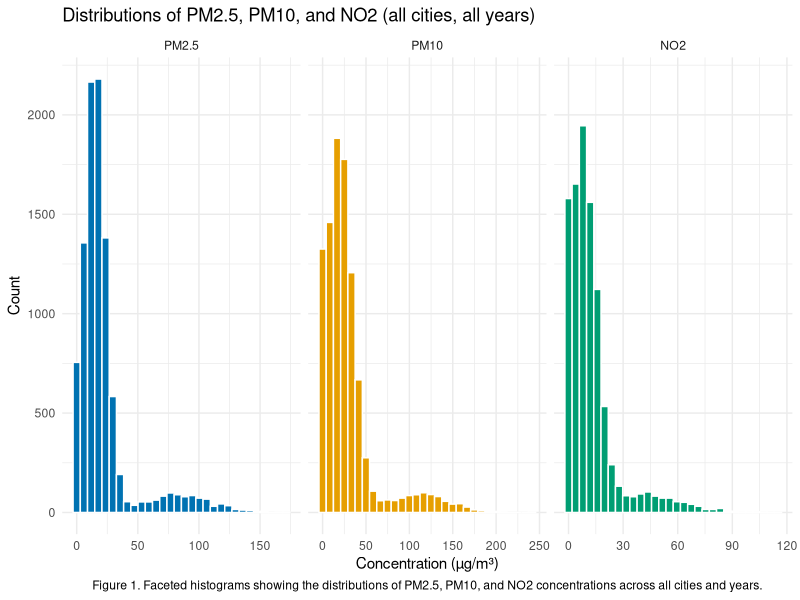
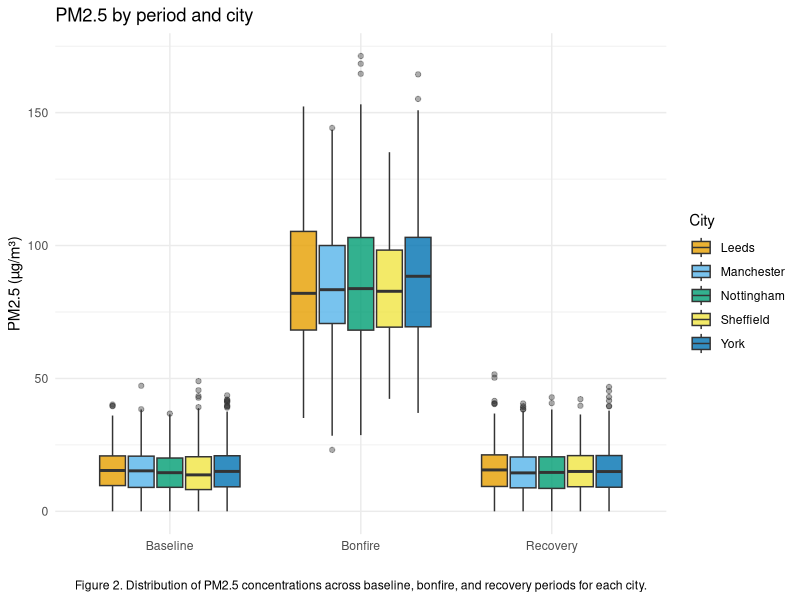
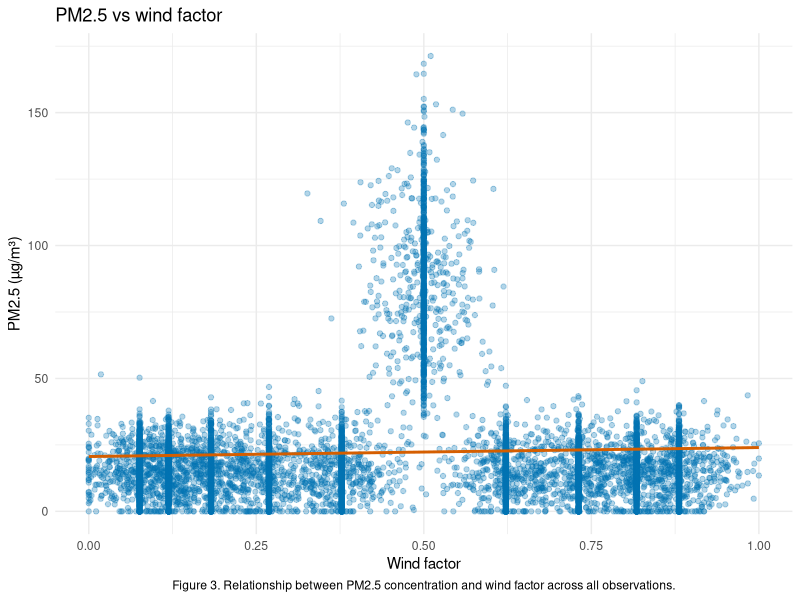
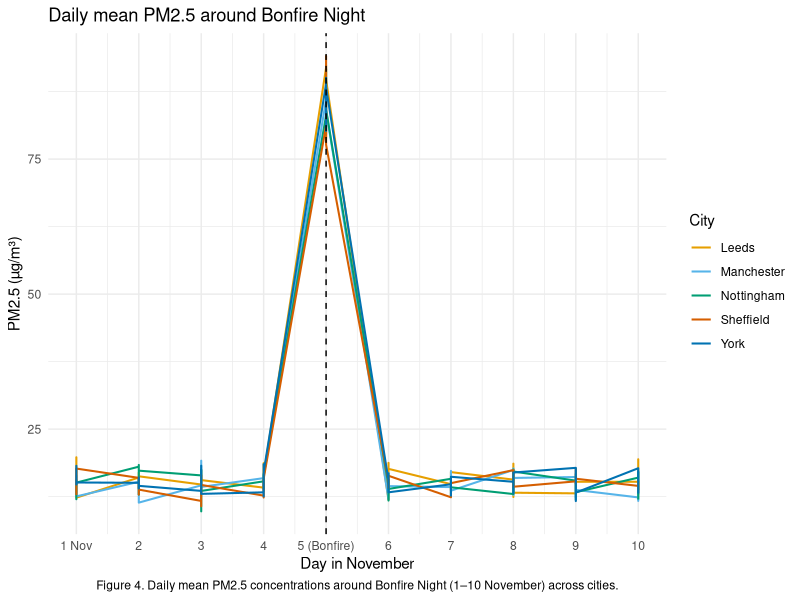
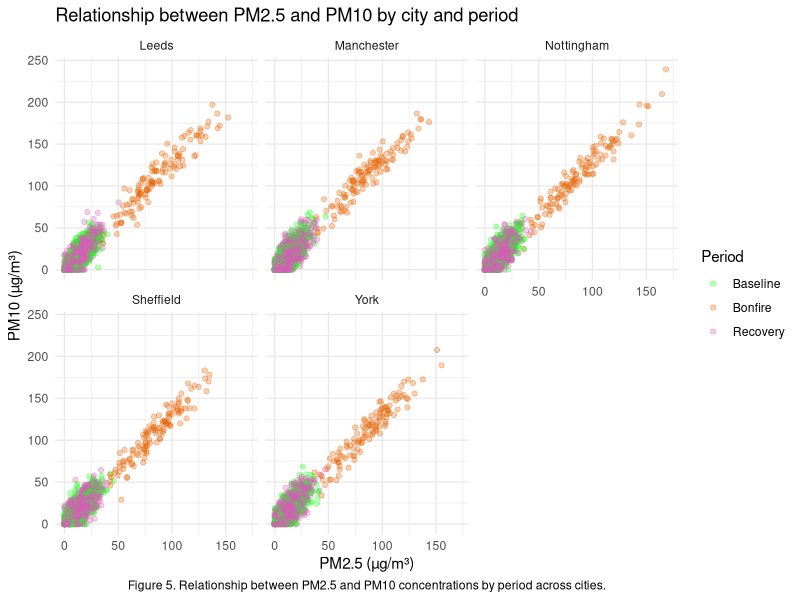
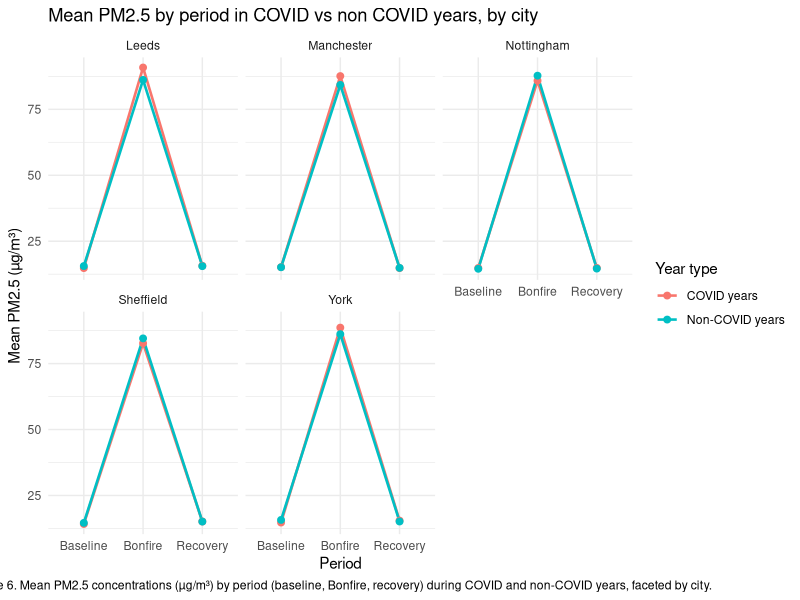
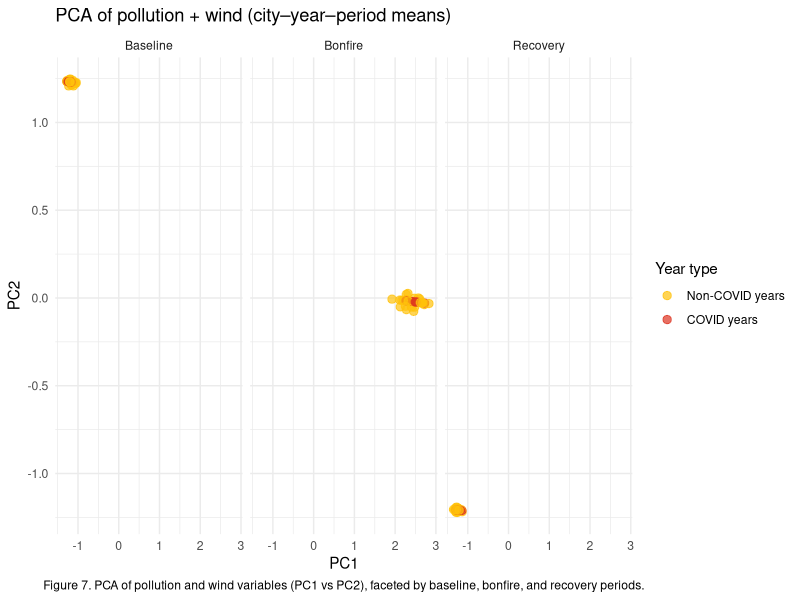

R code for these plots, in order:
#libraries
library(tidyverse)
library(lubridate)
library(ggplot2)
#----------Distribution of PM2.5 PM10 no2(all cities,all years)--------
data <- read_csv("intro_ds.csv") %>%
  mutate(
    date=dmy(date),
    year=year(date),
    no2=pmax(0,no2),
    pm10=pmax(0,pm10),
    pm25=pmax(0,pm25))
# Long format
data_long<-data %>%
  pivot_longer(
    cols =c(pm25,pm10,no2),
    names_to="pollutant",
    values_to="value") %>%mutate(
    pollutant=factor(
      pollutant,
      levels=c("pm25","pm10","no2"),
      labels=c("PM2.5","PM10","NO2")))
#colour blind palettes
colour<- c("PM2.5"="#0072B2", #Brilliant Blue  
         "PM10"="#E69F00",  # saturated Orange 
         "NO2"="#009E73")   #Bluish Green
ggplot(data_long, aes(x=value, fill=pollutant)) +
  geom_histogram(bins=30, colour="white") +
  facet_wrap(~ pollutant, scales="free_x") +
  scale_fill_manual(values=colour,guide="none") +
  labs(
    title="Distributions of PM2.5, PM10, and NO2 (all cities, all years)",
    x="Concentration (µg/m³)",y="Count",
    caption="Figure 1. Faceted histograms showing the distributions of PM2.5, PM10, and NO2 concentrations across all cities and years." ) +
  theme_minimal()+theme(
    plot.caption=element_text(hjust = 0.5))


#--------------------------PM2.5 by period and city-----------------------------------

# Create period variable (Baseline / Bonfire / Recovery)
data<-data %>%
  mutate(
    bonfire_days=as.numeric(date - as.Date(paste0(year, "-11-01"))),
    period=case_when(
      bonfire_days<4  ~ "Baseline",
      bonfire_days==4 ~ "Bonfire",
      bonfire_days>4  ~ "Recovery"))
#Colour blind safe palette for cities
colour2<-c(
  "Leeds"="#E69F00",     #Hot Butter
  "Manchester"="#56B4E9",# sky blue
  "Nottingham"="#009E73",#bluish-green
  "Sheffield"="#F0E442",#warm yellow
  "York"="#0072B2")#Brilliant Blue
#Boxplot chart
ggplot(data, aes(x=period, y=pm25, fill=city)) +
  geom_boxplot(alpha=0.8, outlier.alpha=0.4) +
  scale_fill_manual(values=colour2) +
  labs(
    title="PM2.5 by period and city",
    x="",
    y="PM2.5 (µg/m³)",
    fill="City",
    caption="Figure 2. Distribution of PM2.5 concentrations across baseline, bonfire, and recovery periods for each city.") +
  theme_minimal()+ theme(
    plot.caption=element_text(hjust=0.5))


#-------------------------------PM2.5 vs wind factor---------------------------
pm25_data <- data %>% filter(!is.na(pm25))
ggplot(pm25_data, aes(x=wind_factor, y = pm25)) +
  geom_point(alpha=0.3, colour ="#0072B2") +  #Brilliant Blue
  geom_smooth(method ="lm", se =FALSE, colour="#D55E00") +  #Burnt Orange
  labs(
    title="PM2.5 vs wind factor",
    x="Wind factor",
    y="PM2.5 (µg/m³)",
    caption="Figure 3. Relationship between PM2.5 concentration and wind factor across all observations.") +
  theme_minimal()+ theme(
    plot.caption=element_text(hjust=0.5))


#--------------------Time-series PM2.5 around Bonfire Night---------------------
colour3 <- c(
  "Leeds"="#E69F00",#Hot Butter
  "Manchester"="#56B4E9",#clear blue
  "Nottingham"="#009E73",#Bright Cyan
  "Sheffield"="#D55E00",  # Burnt Orange
  "York"="#0072B2")#bright blue
pm25_daily= data %>%
  group_by(city,year,date) %>%
  summarise(pm25_mean=mean(pm25,na.rm=TRUE), .groups="drop") %>%
  mutate(day_index=as.numeric(date - as.Date(paste0(year,"-11-01"))))
ggplot(pm25_daily, aes(x=day_index, y=pm25_mean, colour=city)) +
  geom_line(linewidth=0.7) +
  geom_vline(xintercept=4, linetype="dashed", colour="black") +#for vertical line
  scale_colour_manual(values=colour3) +
  scale_x_continuous(
    breaks=0:9,
    labels =c("1 Nov","2","3","4","5 (Bonfire)","6","7","8","9","10")) +
  labs(
    title = "Daily mean PM2.5 around Bonfire Night",
    x = "Day in November",
    y = "PM2.5 (µg/m³)",
    colour = "City",
    caption = "Figure 4. Daily mean PM2.5 concentrations around Bonfire Night (1–10 November) across cities.") +
  theme_minimal()+ theme(
    plot.caption = element_text(hjust= 0.5))


#-----------------------PM2.5 vs PM10 by period and city------------------------
data=data %>%
  filter(month(date) == 11,day(date)>=1,day(date)<=10) %>%
  mutate(
    bonfire_days=day(date) - 1,
    period=case_when(
      bonfire_days<4~"Baseline",
      bonfire_days==4~"Bonfire",
      bonfire_days>4~"Recovery"),
    period=factor(period,levels=c("Baseline","Bonfire","Recovery")))
ggplot(data,aes(x= pm25, y =pm10, colour=period)) +
  geom_point(alpha=0.3) +
  scale_colour_manual(
    values = c(
      "Baseline" = "#1AFF1A",#vibrant green
      "Bonfire"  = "#E66100",#bold orange
      "Recovery" = "#D35FB7")) +#magenta 
  facet_wrap(~city) +
  labs(
    title="Relationship between PM2.5 and PM10 by city and period",
    x= "PM2.5 (µg/m³)",
    y ="PM10 (µg/m³)",
    colour="Period",
    caption="Figure 5. Relationship between PM2.5 and PM10 concentrations by period across cities.") +
  theme_minimal()+
  theme(
    plot.caption =element_text(hjust=0.5))

#----------------COVID vs non COVID----------------------
data <- read_csv("intro_ds.csv") %>%
  mutate(
    date=dmy(date),
    year=year(date),
    no2=pmax(0,no2),
    pm10=pmax(0,pm10),
    pm25=pmax(0,pm25),
    bonfire= as.numeric(date -as.Date(paste0(year, "-11-01"))),
    period=case_when(
      bonfire<4~"Baseline",
      bonfire==4~"Bonfire",
      bonfire>4~ "Recovery"),
    covid_period=if_else(year %in% c(2020, 2021),
                           "COVID years", "Non‑COVID years"))
pm25_covid_city <- data %>%
  group_by(city, covid_period, period) %>%
  summarise(
    mean_pm25 = mean(pm25, na.rm = TRUE),
    .groups = "drop")
# Faceted plot: one panel per city, lines for covid vs non‑covid
ggplot(pm25_covid_city,
       aes(x=period,y=mean_pm25,
           colour=covid_period,group=covid_period)) +
  geom_line(linewidth=0.9) +
  geom_point(size=2) +
  facet_wrap(~ city) +
  labs(title ="Mean PM2.5 by period in COVID vs non COVID years, by city",
       x="Period",
       y="Mean PM2.5 (µg/m³)",
       colour="Year type",
       caption="Figure 6. Mean PM2.5 concentrations (µg/m³) by period (baseline, Bonfire, recovery) during COVID and non-COVID years, faceted by city.") +
  theme_minimal()+theme(
    plot.caption=element_text(hjust= 0.5))


#--------------------------------PCA of pollution+wind--------------------------------
data <- read_csv("intro_ds.csv") %>%
  mutate(
    date=dmy(date),
    year= year(date),
    no2=pmax(0,no2),
    pm10=pmax(0,pm10),
    pm25=pmax(0,pm25),
    bonfire=as.numeric(date -as.Date(paste0(year,"-11-01"))),
    period = case_when(
      bonfire<4~"Baseline",
      bonfire==4~"Bonfire",
      bonfire>4~"Recovery"),
    period=factor(period, levels = c("Baseline","Bonfire","Recovery")),
    covid_period=if_else(
      year %in% c(2020, 2021),"COVID years","Non-COVID years"),
    covid_period=factor(covid_period,levels=c("Non-COVID years","COVID years")))
agg<-data %>%group_by(city,year,period,covid_period) %>%
  summarise(
    mean_pm25=mean(pm25, na.rm = TRUE),
    mean_pm10=mean(pm10, na.rm = TRUE),
    mean_no2=mean(no2,  na.rm = TRUE),
    mean_wind=mean(wind_factor, na.rm = TRUE),
    .groups="drop")
pca<- prcomp(
  agg %>% select(mean_pm25, mean_pm10, mean_no2, mean_wind),
  scale.=TRUE)
agg.pca<-agg %>%
  mutate(PC1=pca$x[,1],PC2=pca$x[,2])
ggplot(agg.pca, aes(PC1,PC2)) +geom_point(aes(colour=covid_period), size=2.5,alpha=0.7) +
  facet_wrap(~ period) +
  scale_colour_manual(values=c("Non-COVID years" = "#FFC20A","COVID years"     = "#DC3220")) +
  labs(
    title="PCA of pollution + wind (city–year–period means)",
    x="PC1",
    y="PC2",
    colour="Year type",
    caption="Figure 7. PCA of pollution and wind variables (PC1 vs PC2), faceted by baseline, bonfire, and recovery periods.")+
  theme_minimal() +
  theme(plot.caption=element_text(hjust=0.5))

#--------------------------------------------------------------------------------






